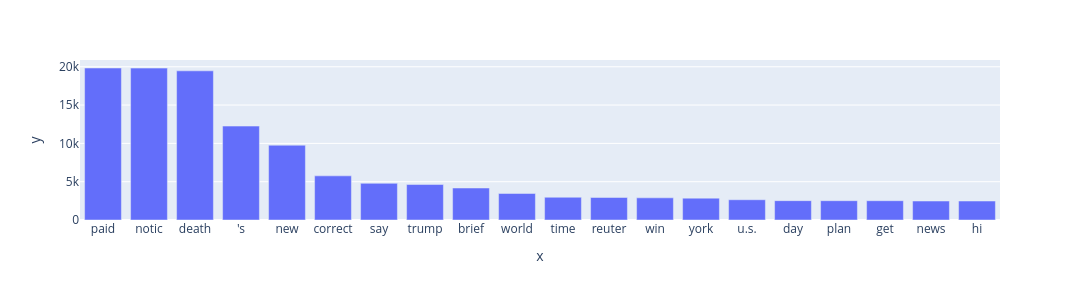

Here is the notebook cell this chart was saved with:
### Code cell
large_set["tokens"]

word_freq_type_test = fn.word_freq_type(large_set, top_k = 20)
px.bar(x=word_freq_type_test["reliable"].keys(), y=word_freq_type_test["reliable"].values(), width=1080, height=300)

### Figure 1 — Plotly figure (JSON) as saved in the notebook; plotly's stock layout.template omitted (floating-point values rounded to 4 significant figures)
{"data": [{"hovertemplate": "x=%{x}<br>y=%{y}<extra></extra>", "legendgroup": "", "marker": {"color": "#636efa", "pattern": {"shape": ""}}, "name": "", "orientation": "v", "showlegend": false, "textposition": "auto", "type": "bar", "x": ["paid", "notic", "death", "'s", "new", "correct", "say", "trump", "brief", "world", "time", "reuter", "win", "york", "u.s.", "day", "plan", "get", "news", "hi"], "xaxis": "x", "y": [19838, 19824, 19468, 12258, 9761, 5760, 4784, 4631, 4176, 3462, 2969, 2940, 2894, 2854, 2644, 2524, 2520, 2518, 2477, 2476], "yaxis": "y"}], "layout": {"barmode": "relative", "height": 300, "legend": {"tracegroupgap": 0}, "margin": {"t": 60}, "width": 1080, "xaxis": {"anchor": "y", "domain": [0, 1], "title": {"text": "x"}}, "yaxis": {"anchor": "x", "domain": [0, 1], "title": {"text": "y"}}}}
